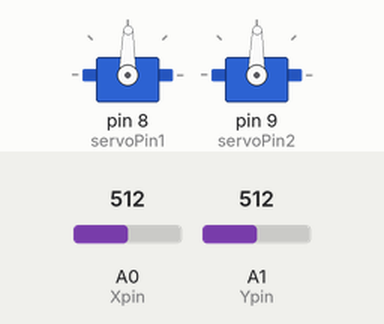
The sketch below on a simulated Arduino Uno, built with avr-gcc and run on an emulated ATmega328P. On the bench: 2 × servo. The inputs (shaded band) are chosen by the test bench; at power-on: A0 (Xpin) = 512, A1 (Ypin) = 512.

Above: at 1.2 s.
1.3 s: A0 (Xpin) set to 716
At 2.2 s:
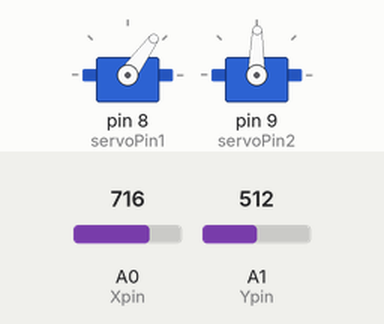
2.8 s: A1 (Ypin) set to 716
At 3.4 s:
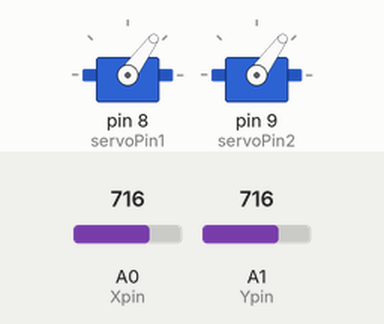
4.3 s: A0 (Xpin) set to 900
At 5.5 s:
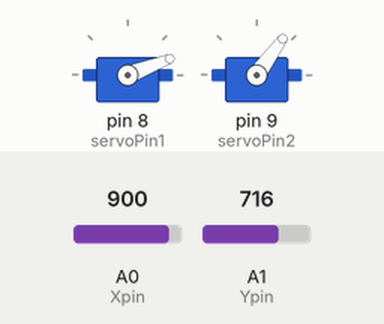
5.8 s: A1 (Ypin) set to 900
At 6.9 s:
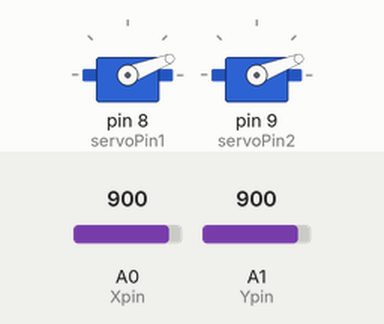
7.3 s: A0 (Xpin) set to 1023
At 8.0 s:
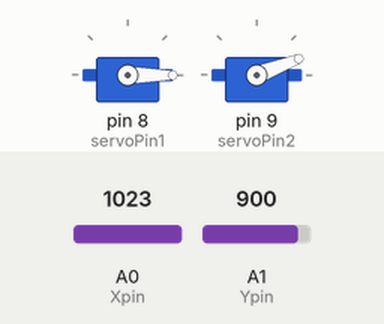
8.8 s: A1 (Ypin) set to 1023
At 9.1 s:
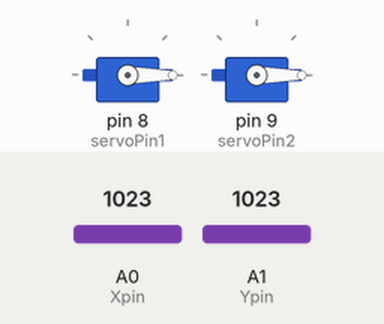
Timing chart, 0 to 11.3 s (numbered marks = the images above; inputs shaded):
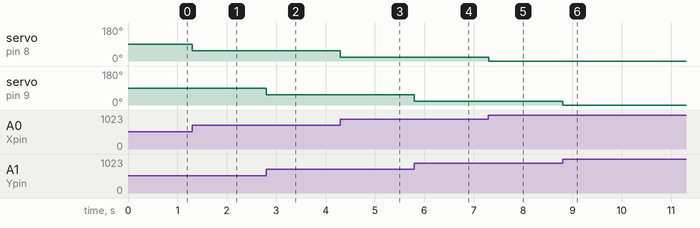

The sketch:

ServoJoystick.ino
```cpp
#include <Servo.h>
int servoPin1 = 8;
int servoPin2 = 9;
int servoPos1 ;
int servoPos2 ;
Servo myServo1;
Servo myServo2;
int Xpin = A0;
int Ypin = A1;
int Spin = 2;
int Xval;
int Yval;
int Sval;


void setup() {
  // put your setup code here, to run once:
  Serial.begin(9600);
  myServo1.attach(servoPin1);
  myServo2.attach(servoPin2);
  pinMode(Xpin,INPUT);
  pinMode(Ypin,INPUT);
  pinMode(Spin,INPUT);
  // digtalWrite(Spin,HIGH);
}

void loop() {
  // put your main code here, to run repeatedly:
  Xval = analogRead(Xpin);
  Yval = analogRead(Ypin);
  // Sval = digitalRead(Spin);
  servoPos1 = -(180./1023.)*Xval+180;
  servoPos2 = -(180./1023.)*Yval+180;
  myServo1.write(servoPos1);
  myServo2.write(servoPos2);
}
```

Measured:
- after the input at 1.3 s, servo on pin 8 (servoPin1): 89° → 54° at once
- after the input at 2.8 s, servo on pin 9 (servoPin2): 89° → 54° at once
- after the input at 4.3 s, servo on pin 8 (servoPin1): 54° → 21° at once
- after the input at 5.8 s, servo on pin 9 (servoPin2): 54° → 21° at once
- after the input at 7.3 s, servo on pin 8 (servoPin1): 21° → 0° at once
- after the input at 8.8 s, servo on pin 9 (servoPin2): 21° → 0° at once
